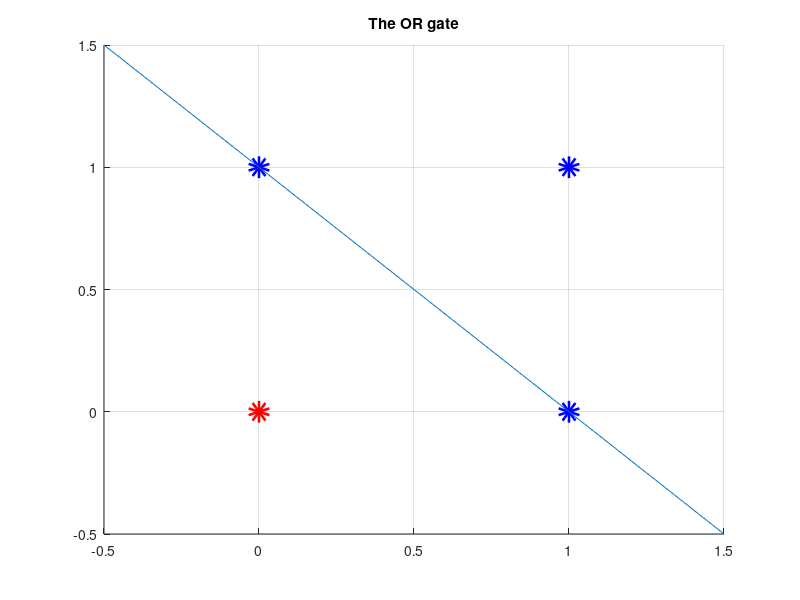

Write the MATLAB code that produced this figure.
clc; clear all;
%input array
X = [0 0; 0 1; 1 0; 1 1];
%target array
T = [0; 1; 1; 1];

% figure
% hold on; grid on;
% title('The AND gate')
% axis([-0.5 1.5 -0.5 1.5]);
% for i=1:length(X)
%     if T(i) == 0
%         plot(X(i,1), X(i,2), 'ro', 'LineWidth', 10); end;
%     if T(i) > 0
%         plot(X(i,1), X(i,2), 'bo', 'LineWidth', 10); end;
% end;

figure

[N, n] = size(X);
lr = 1;
w = zeros(n);
b = 0;
E = 1;
index = 1;
while E ~= 0
    E = 0;
    for i=1:N
        yi = 0;
        for j=1:n
            yi = yi + X(i,j)*w(j);
        end;
        yi = yi + b;
        if yi >= 0
            yo = 1;
        else
            yo = 0;
        end;
        y(i) = yo;
        ei = T(i) - yo;
        w = w + lr*ei*X(i,:)';
        b = b + ei;
        E = E + ei^2;
    end;
    
    clf('reset');
    hold on; grid on;
    axis([-0.5 1.5 -0.5 1.5]);
    title('Press any key to continue');
    for i=1:N
        if y(i) == 0
            plot(X(i,1), X(i,2), 'ro', 'LineWidth', 10); end;
        if y(i) > 0
            plot(X(i,1), X(i,2), 'bo', 'LineWidth', 10); end;
    end;
    
    %w1*x1 + w2*x2 + b = 0
    %x-intercept = (0, -b / w2)
    %y-intercept = (-b / w1, 0);
    x = -0.5:0.01:1.5;
    m = -(b / w(2)) / (b / w(1));
    Y = m * x + (-b / w(2));
    plot(x,Y);
    
    pause()
end;

title('The OR gate');



